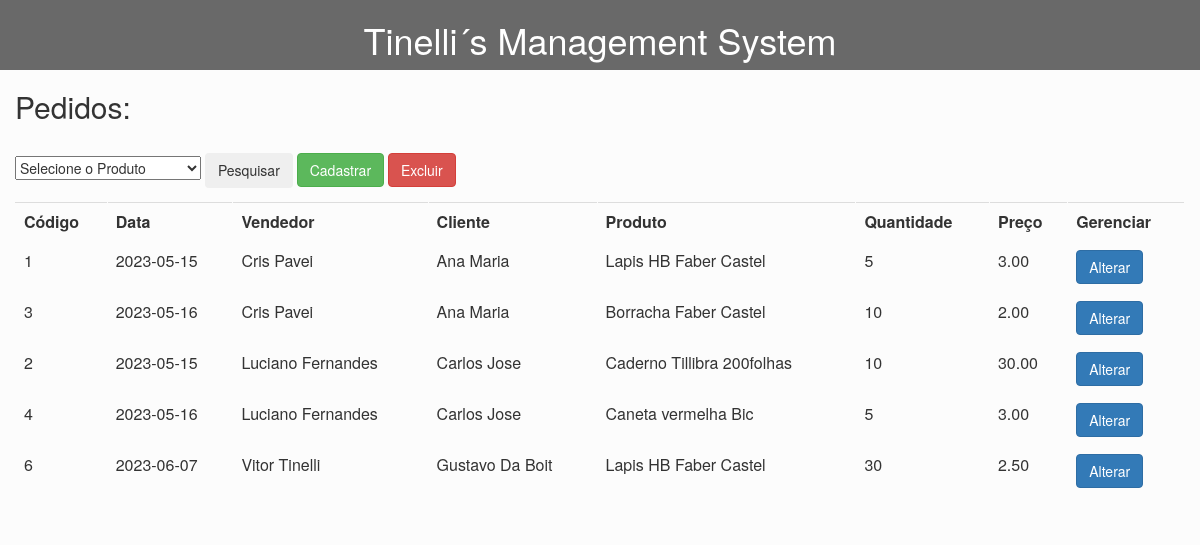
The page /industria/front/pedidos.php on the database its author committed.
### tables this page shows
CREATE TABLE IF NOT EXISTS `pedidos` (
  `cod` int(5) NOT NULL AUTO_INCREMENT,
  `datapedido` date NOT NULL,
  `codfunc` int(5) NOT NULL,
  `codcli` int(5) NOT NULL,
  `codprod` int(5) NOT NULL,
  `quantidade` int(5) NOT NULL,
  `preco` float(8,2) NOT NULL,
  PRIMARY KEY (`cod`),
  KEY `codcli` (`codcli`),
  KEY `codfunc` (`codfunc`),
  KEY `codprod` (`codprod`)
);

CREATE TABLE IF NOT EXISTS `funcionarios` (
  `cod` int(5) NOT NULL AUTO_INCREMENT,
  `nome` varchar(50) NOT NULL,
  `login` varchar(50) NOT NULL,
  `senha` varchar(50) NOT NULL,
  PRIMARY KEY (`cod`)
);

CREATE TABLE IF NOT EXISTS `clientes` (
  `cod` int(5) NOT NULL AUTO_INCREMENT,
  `nome` varchar(50) NOT NULL,
  `endereco` varchar(50) NOT NULL,
  `cidade` varchar(50) NOT NULL,
  `estado` varchar(50) NOT NULL,
  `telefone` int(10) NOT NULL,
  PRIMARY KEY (`cod`)
);

CREATE TABLE IF NOT EXISTS `produtos` (
  `cod` int(5) NOT NULL AUTO_INCREMENT,
  `nome` varchar(50) NOT NULL,
  `quantidade` int(5) NOT NULL,
  `preco` float(8,2) NOT NULL,
  `estoquemin` int(11) NOT NULL,
  PRIMARY KEY (`cod`)
);

### industria/front/pedidos.php (the view, shortened to what this page needs)
<html>
<head>
    <link rel="stylesheet" href="https://maxcdn.bootstrapcdn.com/bootstrap/3.3.7/css/bootstrap.min.css">
    <link rel="stylesheet" href="css/styles.css">
</head>
<body>
    <header>
        <h1><a href='menu.html'>Tinelli´s Management System</a></h1>
    </header>
                            <?php
                    $consulta = "select * from pedidos";
                    $resultado = mysql_query($consulta);
                    ?>
                            <?php
                    while ($dados = mysql_fetch_array($resultado))
                    {
                    $strdados = $dados['cod'] . "*" .  $dados['datapedido'] . "*" . $dados['quantidade'] .  "*" . $dados['preco'] ;
                    ?>
                            <?php
                    }
                    ?>
    <div class="container">
        <div class="row">
            <h2>Pedidos: </h2><br>
            <form action="Pedidos.php" method="POST">
                <select name="codprod" id="codprod">
                    <option value="0" selected disabled style="margin-bottom: -2px; height: 25px;">Selecione o Produto
                    </option>
                    <?php
                            $sql_produtos           = "Select * from produtos";
                            $pesquisar_produtos     = mysql_query($sql_produtos);
                            if (mysql_num_rows($pesquisar_produtos) <> 0){
                                echo '</select>';
                            }
                            ?>
                    <button type="submit" name="pesquisar" class="btn btn-large"
                        style="height: 35px;">Pesquisar</button>
                    <a href="#myModalCadastrar">
                        <button type="button" name="cadastrar" class="btn btn-success btn-large" data-toggle="modal"
                            data-target="#myModalCadastrar">Cadastrar</button>
                    </a>
                    <a href="#myModalExcluir" onclick="obterDadosModal('<?php echo $strdados ?>')">
                        <button type='button' id='excluir' name='excluir' class='btn btn-danger' data-toggle='modal'
                            data-target='#myModalExcluir'>Excluir</button>
                    </a>
            </form>
            <table border="1px" bordercolor="#FCFCFC" class="table ">
                <tr>
                    <td><b>Código</b></td>
                    <td><b>Data</b></td>
                    <td><b>Vendedor</b></td>
                    <td><b>Cliente</b></td>
                    <td><b>Produto</b></td>
                    <td><b>Quantidade</b></td>
                    <td><b>Preço</b></td>
                    <td><b>Gerenciar</b></td>
                </tr>
                <?php
                if (isset($_POST['pesquisar']))
                {
                   $codprod   = $_POST['codprod'];
                   if ($codprod != ""){
                    $consulta = "select pedidos.cod, pedidos.datapedido, funcionarios.nome func, clientes.nome cli, produtos.nome prod, pedidos.quantidade, pedidos.preco
                                from pedidos, clientes, funcionarios, produtos
                                where pedidos.codfunc = funcionarios.cod
                                and pedidos.codcli = clientes.cod
                                and pedidos.codprod = produtos.cod
                                and pedidos.codprod = $codprod";
                    $resultado = mysql_query($consulta);
                   } else {
                    $consulta = "select pedidos.cod, pedidos.datapedido, funcionarios.nome func, clientes.nome cli, produtos.nome prod, pedidos.quantidade, pedidos.preco
                                from pedidos, clientes, funcionarios, produtos
                                where pedidos.codfunc = funcionarios.cod
                                and pedidos.codcli = clientes.cod
                                and pedidos.codprod = produtos.cod";
                    $resultado = mysql_query($consulta);
                   }
                }
                else
                {
                    $consulta = "select pedidos.cod, pedidos.datapedido, funcionarios.nome func, clientes.nome cli, produtos.nome prod, pedidos.quantidade, pedidos.preco
                                from pedidos, clientes, funcionarios, produtos
                                where pedidos.codfunc = funcionarios.cod
                                and pedidos.codcli = clientes.cod
                                and pedidos.codprod = produtos.cod";
                    $resultado = mysql_query($consulta);
                }
                while ($dados = mysql_fetch_array($resultado))
                {
                    $strdados = $dados['cod'] . "*" .  $dados['datapedido'] . "*" . $dados['func'] . "*" . $dados['cli'] .  "*" . $dados['prod'] .  "*" . $dados['quantidade'] .  "*" . $dados['preco'] ;
                ?>
                <tr>
                    <td>
                        <?php echo $dados['cod']; ?>
                    </td>
                    <td>
                        <?php echo $dados['datapedido']; ?>
                    </td>
                    <td>
                        <?php echo $dados['func']; ?>
                    </td>
                    <td>
                        <?php echo $dados['cli']; ?>
                    </td>
                    <td>
                        <?php echo $dados['prod']; ?>
                    </td>
                    <td>
                        <?php echo $dados['quantidade']; ?>
                    </td>
                    <td>
                        <?php echo $dados['preco']; ?>
                    </td>
                    <td>
                        <a href="#myModalAlterar" onclick="obterDadosModal('<?php echo $strdados ?>')">
                            <button type='button' id='alterar' name='alterar' class='btn btn-primary'
                                data-toggle='modal' data-target='#myModalAlterar'>Alterar</button>
                        </a>
                    </td>
                </tr>
                <?php
                }
                ?>
            </table>
        </div>
    </div>
</body>
</html>

### industria/front/css/styles.css (style rules this page uses)
body { background-color: #FCFCFC; margin: 0; padding: 0; }
header { display: flex; background-color: dimgray; align-items: center; justify-content: center; width: 100%; }
header h1 { display: flex; background-color: dimgray; color: white; }
a:link , a:visited, a:hover, a:active { color: white; text-decoration: none; }

### rows shown on the page
pedidos: cod "1", datapedido "2023-05-15", codfunc.nome "Cris Pavei", codcli.nome "Ana Maria", codprod.nome "Lapis HB Faber Castel", quantidade "5", preco "3.00"
pedidos: cod "3", datapedido "2023-05-16", codfunc.nome "Cris Pavei", codcli.nome "Ana Maria", codprod.nome "Borracha Faber Castel", quantidade "10", preco "2.00"
pedidos: cod "2", datapedido "2023-05-15", codfunc.nome "Luciano Fernandes", codcli.nome "Carlos Jose", codprod.nome "Caderno Tillibra 200folhas", quantidade "10", preco "30.00"
pedidos: cod "4", datapedido "2023-05-16", codfunc.nome "Luciano Fernandes", codcli.nome "Carlos Jose", codprod.nome "Caneta vermelha Bic", quantidade "5", preco "3.00"
pedidos: cod "6", datapedido "2023-06-07", codfunc.nome "Vitor Tinelli", codcli.nome "Gustavo Da Boit", codprod.nome "Lapis HB Faber Castel", quantidade "30", preco "2.50"
